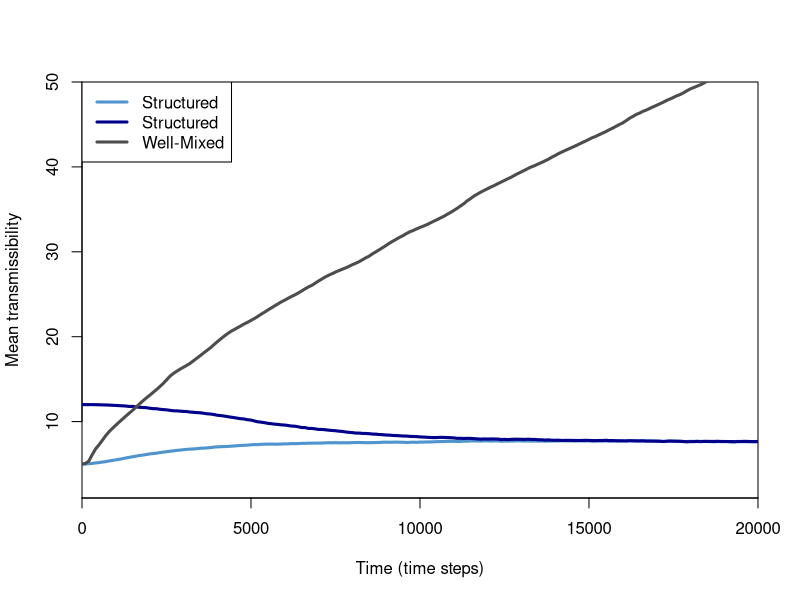
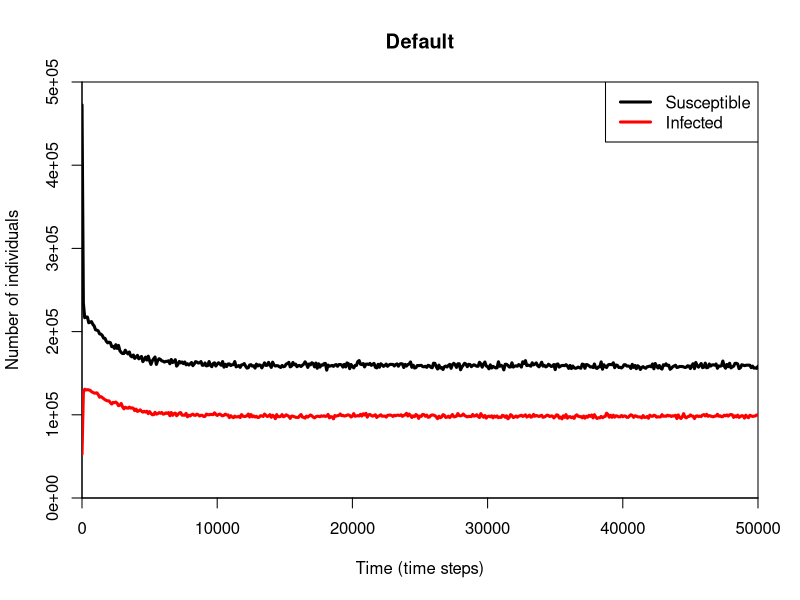
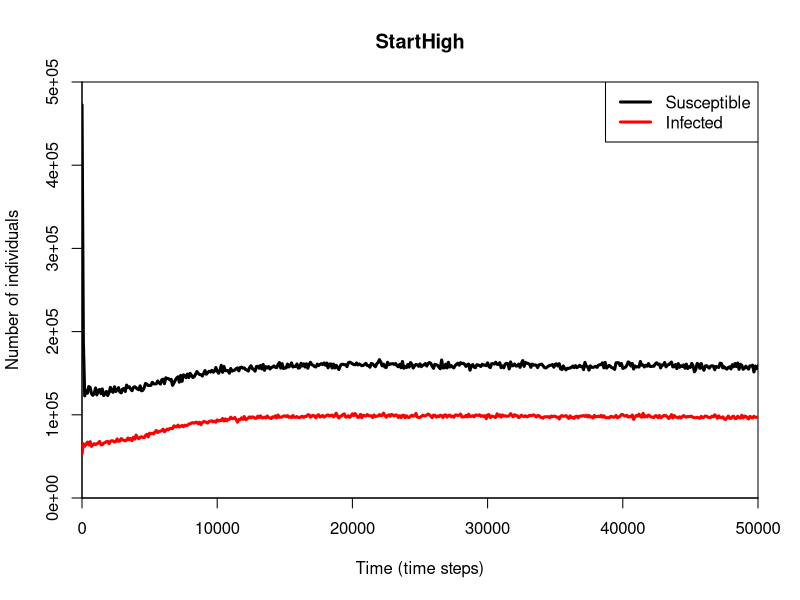
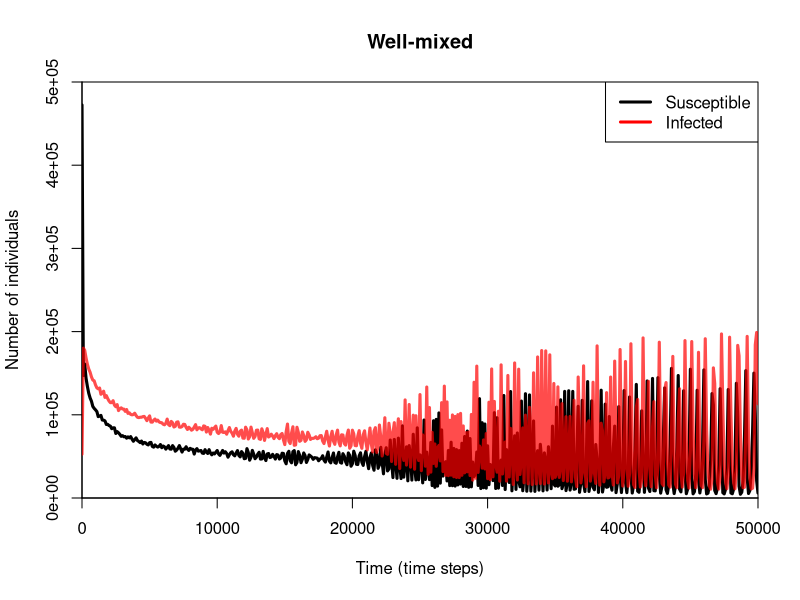

Here is the R script that generated these plots, in order:
#### Script belonging to the paper "Multiscale selection in spatially structured populations" by Hilje M. Doekes and Rutger Hermsen ####

### PLOT GLOBAL CHARACTERISTICS OF SI-MODEL SIMULATIONS (Fig 3c) ### 

## Data ##

global_default = read.table("Data/Default/countglobal.txt", sep="\t", header=T)  # Default
global_starthigh = read.table("Data/StartHigh/countglobal.txt", sep="\t", header=T)  # Start from higher transmissibility
global_mix = read.table("Data/Mix/countglobal.txt", sep="\t", header=T)  # Well-mixed


## Plot mean transmissibility ##

maxtime = 20000  # equivalent to 1000 generations; 1 generation is approximately 20 time steps (1/dS = 20)
plot(global_default$Time[global_default$Time<=maxtime],global_default$mean_inf[global_default$Time<=maxtime],type="l",lwd=3,col="steelblue3",xlim=c(0,maxtime+1),ylim=c(1,50),xaxs="i",yaxs="i",xlab="Time (time steps)",ylab="Mean transmissibility")
lines(global_starthigh$Time[global_starthigh$Time<=maxtime],global_starthigh$mean_inf[global_starthigh$Time<=maxtime],type="l",lwd=3,col="darkblue")
lines(global_mix$Time[global_mix$Time<=maxtime],global_mix$mean_inf[global_mix$Time<=maxtime],type="l",lwd=3,col="grey30")
legend("topleft",c("Structured","Structured","Well-Mixed"),lty=c(1,1,1),lwd=c(3,3),col=c("steelblue3","darkblue","grey30"))


## Plot number of susceptible and infected individuals ##

maxtime = 50000 # equivalent to 2500 generations

# Default (init = 5)
plot(global_default$Time[global_default$Time<=maxtime],global_default$Sus[global_default$Time<=maxtime],type="l",lwd=3,col="black",xlim=c(0,maxtime+1), ylim=c(0,500000),xaxs="i",yaxs="i",main="Default",xlab="Time (time steps)",ylab="Number of individuals")
lines(global_default$Time[global_default$Time<=maxtime], global_default$Infected[global_default$Time<=maxtime],type="l",lwd=3,col="red")
legend("topright",c("Susceptible","Infected"),lty=c(1,1),lwd=c(3,3),col=c("black","red"))

# Starting at high transmissibility (init = 12)
plot(global_starthigh$Time[global_starthigh$Time<=maxtime],global_starthigh$Sus[global_starthigh$Time<=maxtime],type="l",lwd=3,col="black",xlim=c(0,maxtime+1), ylim=c(0,500000),xaxs="i",yaxs="i",main="StartHigh",xlab="Time (time steps)",ylab="Number of individuals")
lines(global_starthigh$Time[global_starthigh$Time<=maxtime], global_starthigh$Infected[global_starthigh$Time<=maxtime],type="l",lwd=3,col="red")
legend("topright",c("Susceptible","Infected"),lty=c(1,1),lwd=c(3,3),col=c("black","red"))

# Well-mixed population
plot(global_mix$Time[global_mix$Time<=maxtime],global_mix$Sus[global_mix$Time<=maxtime],type="l",lwd=3,col="black",xlim=c(0,maxtime+1), ylim=c(0,500000),xaxs="i",yaxs="i",main="Well-mixed",xlab="Time (time steps)",ylab="Number of individuals")
lines(global_mix$Time[global_mix$Time<=maxtime], global_mix$Infected[global_mix$Time<=maxtime],type="l",lwd=3,col=rgb(1,0,0,0.7))
legend("topright",c("Susceptible","Infected"),lty=c(1,1),lwd=c(3,3),col=c("black","red"))
